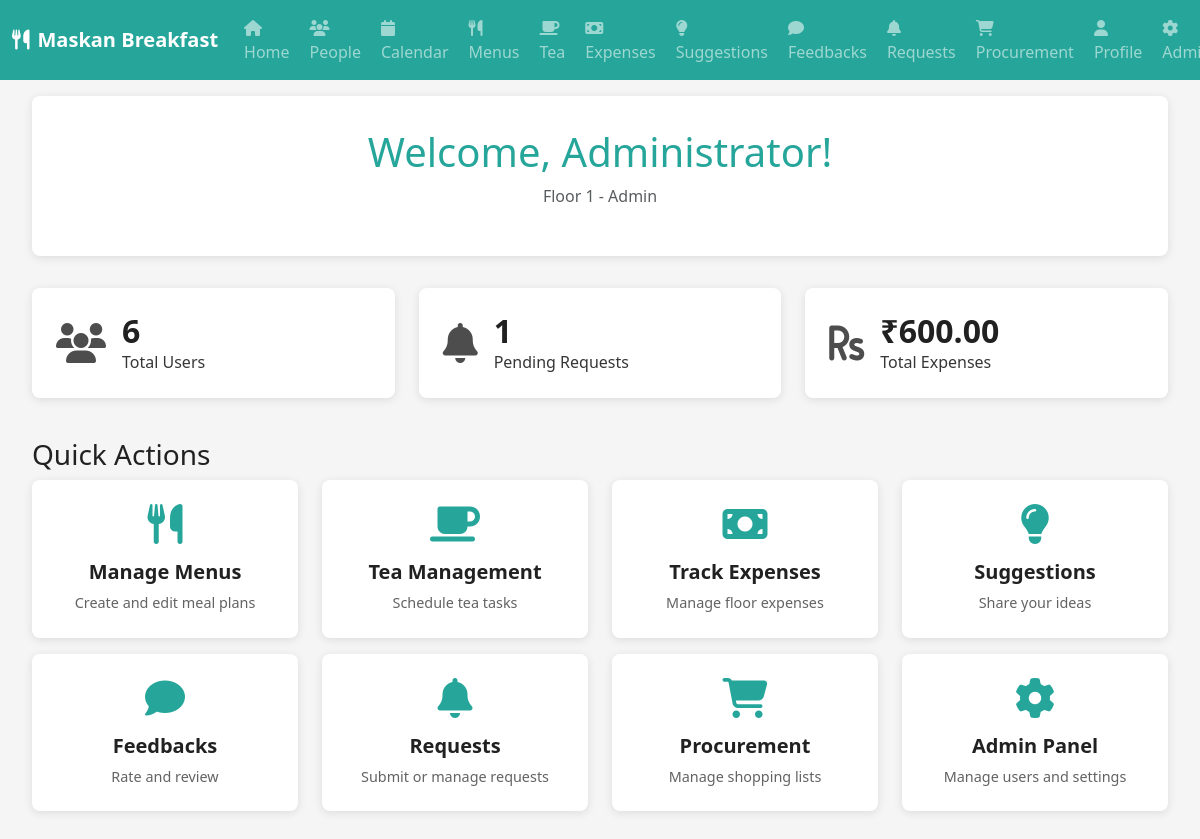
The page /dashboard (signed in) on the database its author committed.
### models.py (models this page shows)
class User(db.Model):
    id = db.Column(db.Integer, primary_key=True)
    username = db.Column(db.String(64), unique=True, nullable=True)
    email = db.Column(db.String(120), unique=True, nullable=False)
    password_hash = db.Column(db.String(256))
    role = db.Column(db.String(20), nullable=False)
    floor = db.Column(db.Integer, nullable=True)
    is_verified = db.Column(db.Boolean, default=False)
    profile_pic = db.Column(db.String(200), nullable=True)
    created_at = db.Column(db.DateTime, default=datetime.utcnow)
    updated_at = db.Column(db.DateTime, default=datetime.utcnow, onupdate=datetime.utcnow)

### routes.py (the view)
@app.route('/dashboard')
def dashboard():
    if 'user_id' not in session:
        return redirect(url_for('login'))
    user = User.query.get(session['user_id'])
    if not user:
        session.clear()
        return redirect(url_for('login'))
    stats = {
        'user_count': User.query.filter_by(floor=user.floor).count(),
        'pending_requests': Request.query.filter_by(floor=user.floor, status='pending').count(),
        'weekly_expenses': sum([e.amount for e in Expense.query.filter_by(floor=user.floor).all()])
    }
    return render_template('dashboard.html', user=user, stats=stats)

### routes.py (called while the page is built)
@app.context_processor
def inject_user():
    if 'user_id' in session:
        user = User.query.get(session['user_id'])
        return dict(current_user=user)
    return dict(current_user=None)

### templates/dashboard.html (shortened to what this page needs)
{% extends "base.html" %}
{% block content %}
<div class="container-fluid">
    <div class="row">
        <div class="col-12">
            <div class="welcome-header">
                <h1>Welcome, {{ user.username or user.email }}!</h1>
                <p class="text-muted">Floor {{ user.floor }} - {{ user.role.title() }}</p>
            </div>
        </div>
    </div>
    <div class="row mb-4">
        <div class="col-md-4">
            <div class="stat-card">
                <div class="stat-icon">
                    <i class="fas fa-users"></i>
                </div>
                <div class="stat-content">
                    <h3>{{ stats.user_count }}</h3>
                    <p>Total Users</p>
                </div>
            </div>
        </div>
        <div class="col-md-4">
            <div class="stat-card">
                <div class="stat-icon">
                    <i class="fas fa-bell"></i>
                </div>
                <div class="stat-content">
                    <h3>{{ stats.pending_requests }}</h3>
                    <p>Pending Requests</p>
                </div>
            </div>
        </div>
        <div class="col-md-4">
            <div class="stat-card">
                <div class="stat-icon">
                    <i class="fas fa-rupee-sign"></i>
                </div>
                <div class="stat-content">
                    <h3>₹{{ "%.2f"|format(stats.weekly_expenses) }}</h3>
                    <p>Total Expenses</p>
                </div>
            </div>
        </div>
    </div>
    <div class="row">
        <div class="col-12">
            <h3>Quick Actions</h3>
        </div>
    </div>
    <div class="row">
        {% if user.role in ['admin', 'pantryHead'] %}
        <div class="col-md-3 mb-3">
            <a href="{{ url_for('menus') }}" class="action-card">
                <i class="fas fa-utensils"></i>
                <h5>Manage Menus</h5>
                <p>Create and edit meal plans</p>
            </a>
        </div>
        {% endif %}
        {% if user.role in ['admin', 'teaManager'] %}
        <div class="col-md-3 mb-3">
            <a href="{{ url_for('tea') }}" class="action-card">
                <i class="fas fa-coffee"></i>
                <h5>Tea Management</h5>
                <p>Schedule tea tasks</p>
            </a>
        </div>
        {% endif %}
        {% if user.role in ['admin', 'pantryHead'] %}
        <div class="col-md-3 mb-3">
            <a href="{{ url_for('expenses') }}" class="action-card">
                <i class="fas fa-money-bill"></i>
                <h5>Track Expenses</h5>
                <p>Manage floor expenses</p>
            </a>
        </div>
        {% endif %}
        <div class="col-md-3 mb-3">
            <a href="{{ url_for('suggestions') }}" class="action-card">
                <i class="fas fa-lightbulb"></i>
                <h5>Suggestions</h5>
                <p>Share your ideas</p>
            </a>
        </div>
        <div class="col-md-3 mb-3">
            <a href="{{ url_for('feedbacks') }}" class="action-card">
                <i class="fas fa-comment"></i>
                <h5>Feedbacks</h5>
                <p>Rate and review</p>
            </a>
        </div>
        <div class="col-md-3 mb-3">
            <a href="{{ url_for('requests') }}" class="action-card">
                <i class="fas fa-bell"></i>
                <h5>Requests</h5>
                <p>Submit or manage requests</p>
            </a>
        </div>
        {% if user.role in ['admin', 'pantryHead'] %}
        <div class="col-md-3 mb-3">
            <a href="{{ url_for('procurement') }}" class="action-card">
                <i class="fas fa-shopping-cart"></i>
                <h5>Procurement</h5>
                <p>Manage shopping lists</p>
            </a>
        </div>
        {% endif %}
        {% if user.role == 'admin' %}
        <div class="col-md-3 mb-3">
            <a href="{{ url_for('admin') }}" class="action-card">
                <i class="fas fa-cog"></i>
                <h5>Admin Panel</h5>
                <p>Manage users and settings</p>
            </a>
        </div>
        {% endif %}
    </div>
</div>
{% endblock %}

### static/style.css (style rules this page uses)
:root { --teal-primary: #26A69A; --teal-dark: #00695C; --teal-light: #4DB6AC; --teal-lighter: #B2DFDB; --white: #FFFFFF; --light-gray: #F5F5F5; --gray: #9E9E9E; --dark-gray: #424242; --black: #212121; --success: #4CAF50; --warning: #FF9800; --danger: #F44336; --info: #2196F3; --shadow: 0 2px 10px rgba(0,0,0,0.1); --shadow-hover: 0 4px 20px rgba(0,0,0,0.15); --border-radius: 8px; --transition: all 0.3s ease; }
* { box-sizing: border-box; }
body { font-family: 'Segoe UI', Tahoma, Geneva, Verdana, sans-serif; background-color: var(--light-gray); color: var(--black); transition: var(--transition); }
.welcome-header { text-align: center; margin-bottom: 2rem; padding: 2rem; background: var(--white); border-radius: var(--border-radius); box-shadow: var(--shadow); }
.welcome-header h1 { color: var(--teal-primary); margin-bottom: 0.5rem; }
.stat-card { background: var(--white); border-radius: var(--border-radius); padding: 1.5rem; box-shadow: var(--shadow); transition: var(--transition); display: flex; align-items: center; margin-bottom: 1rem; }
.stat-icon { font-size: 2.5rem; margin-right: 1rem; opacity: 0.8; }
.stat-content h3 { margin: 0; font-size: 2rem; font-weight: bold; }
.stat-content p { margin: 0; opacity: 0.9; }
.action-card { display: block; background: var(--white); border-radius: var(--border-radius); padding: 1.5rem; text-decoration: none; color: var(--black); box-shadow: var(--shadow); transition: var(--transition); text-align: center; height: 100%; }
.action-card i { font-size: 2.5rem; color: var(--teal-primary); margin-bottom: 1rem; }
.action-card h5 { margin-bottom: 0.5rem; font-weight: bold; }
.action-card p { margin: 0; opacity: 0.7; font-size: 0.9rem; }
.card, .stat-card, .action-card { animation: fadeIn 0.5s ease-out; }

### rows shown on the page
User: username "Administrator", floor "1", role "Admin"

### other values the page prints
{{ stats.user_count }} "6"
{{ stats.pending_requests }} "1"
{{ "%.2f"|format(stats.weekly_expenses) }} "600.00"
